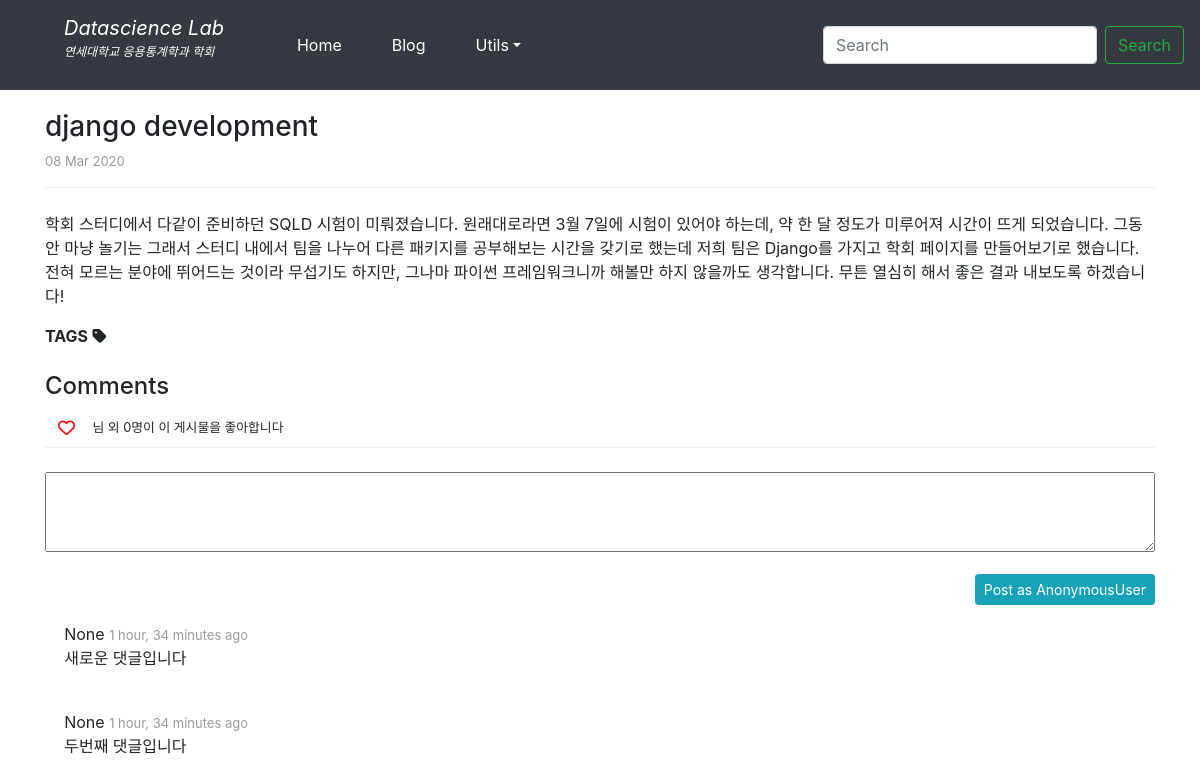
The app's page /blog/post/django-development/ with its own data.
### blog/models.py (models this page shows, shortened)
class Post(models.Model):
	title = models.CharField('TITLE', max_length=50)
	slug = models.SlugField('SLUG', max_length=50, help_text = 'one word for title alias', allow_unicode=True)
	description = models.CharField('DESCRIPTION', max_length=100, help_text = 'simple description')
	content = models.TextField('CONTENT')
	create_dt = models.DateTimeField('CREATE DATE', auto_now_add = True)
	modify_dt = models.DateTimeField('MODIFY DATE', auto_now = True)
	tags = TaggableManager(blank=True)
	class Meta:
		verbose_name = 'post'
		verbose_name_plural = 'posts'
		db_table = 'blog_posts'
		ordering = ('-modify_dt',)
	@property
	def like_count(self):
		return self.like_set.count()

class Comment(models.Model):
	post = models.ForeignKey(Post, on_delete = models.CASCADE)
	owner = models.ForeignKey(User, on_delete = models.CASCADE, blank=True, null=True)
	content = models.CharField('COMMENT', max_length=200)
	create_dt = models.DateTimeField("CREATE DATE", auto_now_add=True, null=True)
	modify_dt = models.DateTimeField("MODIFY DATE", auto_now=True, null=True)
	class Meta:
		ordering = ['-create_dt']

### blog/views.py (the view, shortened to what this page needs)
# urls.py: re_path(r'^post/(?P<slug>[-\w]+)/$', PostDV.as_view(), name='post_detail'),
@method_decorator(login_required, name="post")
class PostDV(DetailView):
	model = Post
	def get_context_data(self, **kwargs):
		context = super().get_context_data(**kwargs)
		context['form'] = CommentForm(auto_id=False)
		return context

### blog/forms.py
class CommentForm(forms.ModelForm):
	content = forms.CharField(
		widget=forms.Textarea(attrs={'style':'width:100%; height:80px;'}),
		label=''
	)
	class Meta:
		model = Comment
		fields = ('content',)

### blog/templates/blog/post_detail.html (shortened to what this page needs)
{% extends "blog/base.html" %}
{% block content %}
<h3>{{ object.title }}</a></h3>
<p class="post-date">{{ object.modify_dt|date:"d M Y" }}</p>
<div class="hr"></div>
<div class="body">{{ object.content|linebreaks }}</div>
<div>
	<b>TAGS</b> <i class="fas fa-tag"></i>
	{% load taggit_templatetags2_tags %}
</div>
<br>
<h4>Comments</h4>
<form action="." method="post">{% csrf_token %}
	<button class='btn'>
		{% if user_likes %}
		<i class="fas fa-heart" style="color:red; font-size: 17px;"></i>
		{% else %}
		<i class="far fa-heart" style="color:red; font-size: 17px;"></i>
		{% endif %}
	</button>
	<span class="small">
		{% if user_likes %}
		{{ user }} 님 외 {{ object.like_count }}명이 이 게시물을 좋아합니다
		{% else %}
		{{ object.like_set.first.user }} 님 외 {{ object.like_count }}명이 이 게시물을 좋아합니다
		{% endif %}
	</span>
</form>
<div class="hr"></div>
<div>
	<form action="." method="post">{% csrf_token %} {{ form.as_p }}
	<input type="submit" name="comment" value="Post as {{ user }}" class="btn btn-sm btn-info" style="float:right;">
	</form>
	<br><br>
</div>
<div>
	<ul>
		{% for comment in object.comment_set.all %}
		<li>
			<div class="comment">
				<header>
					<span>{{ comment.owner }}</span>
					<span class="post-date">{{ comment.modify_dt|timesince }} ago</span>
				</header>
				<body>{{ comment.content|linebreaks }}</body>
			</div>
			<br/>
		</li>
		{% endfor %}
	</ul>
</div>
{% endblock %}

### blog/static/css/blog.css (style rules this page uses)
.hr { padding-bottom: 0; border-bottom:1px solid #eee; margin-bottom: 1.5rem }
.post-date { font-size:13px; color:#9A9A9A; }
ul { list-style-type:none; padding-left: 1.2em;> }

### records on screen
Post: title "django development", modify_dt "08 Mar 2020", content "학회 스터디에서 다같이 준비하던 SQLD 시험이 미뤄졌습니다. 원래대로라면 3월 7일에 시험이 있어야 하는데, 약 한 달 정도가 미루어져 시간이 뜨게 되었습니다. 그동안 마냥 놀기는 그래서 스터디 내에서 팀을 나누어 다른 패키지를 공부해보는 시간을 갖기로 했는데 저희 팀은 Django를 가지고 학회 페이지를 만들어보기로 했습니다. 전혀 모르는 분야에 뛰어드는 것이라 무섭기도 하지만, 그나마 파이썬 프레임워크니까 해볼만 하지 않을까도 생각합니다. 무튼 열심히 해서 좋은 결과 내보도록 하겠습니다!", like_count "0"
Comment: owner "None", modify_dt "1 hour, 34 minutes", content "새로운 댓글입니다"
Comment: owner "None", modify_dt "1 hour, 34 minutes", content "두번째 댓글입니다"
